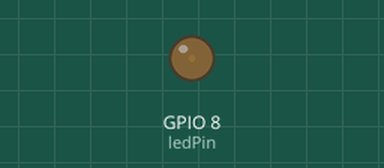
Recording of a sketch running on a simulated ESP32. Shown: output pins drawn as LEDs (lit = HIGH).

Above: at 0.05 s.
At 2.15 s:
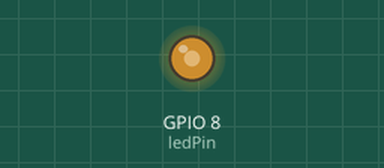
At 3.45 s:
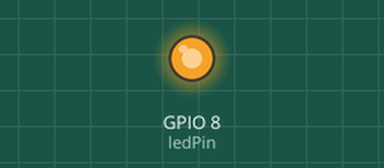
At 6.9 s:
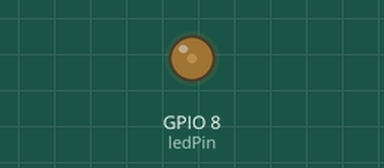
Timing chart, 0 to 10.0 s (numbered marks = the images above):
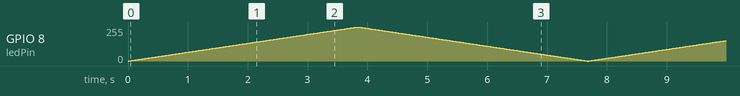

The sketch:

PWM-basic.ino
```cpp
// (licence header left out)
// the number of the LED pin
const int ledPin = D9;  // 16 corresponds to GPIO 16

void setup() {
  // set the LED as an output
  pinMode(ledPin, OUTPUT);
}

void loop(){
  // increase the LED brightness
  for(int dutyCycle = 0; dutyCycle <= 255; dutyCycle++){
    // changing the LED brightness with PWM
    analogWrite(ledPin, dutyCycle);
    delay(15);
  }

  // decrease the LED brightness
  for(int dutyCycle = 255; dutyCycle >= 0; dutyCycle--){
    // changing the LED brightness with PWM
    analogWrite(ledPin, dutyCycle);
    delay(15);
  }
}
```
